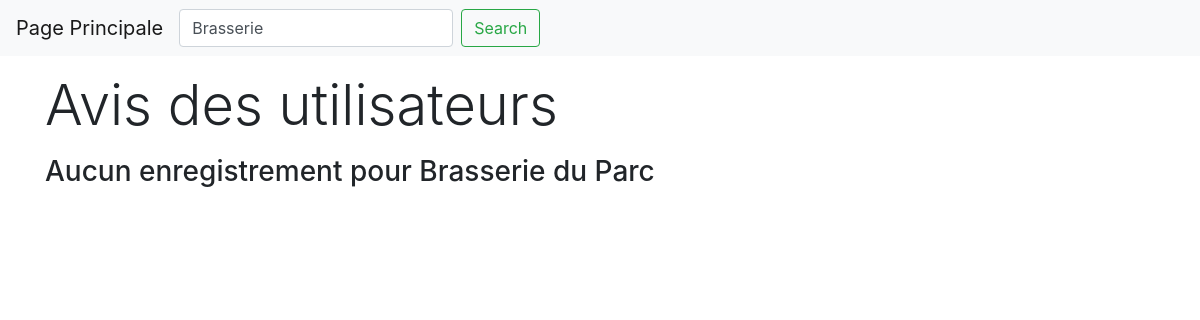
The page /Projet1.0/avis.php?search=Brasserie du Parc on the database as committed earlier.
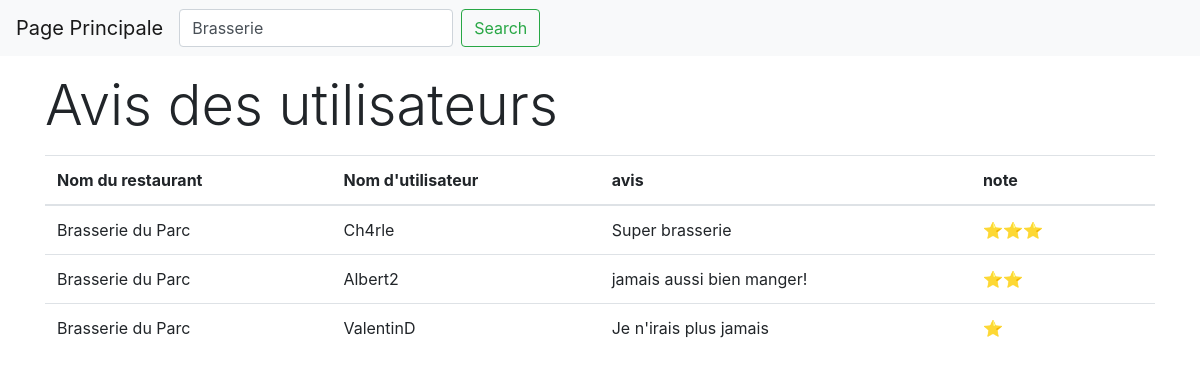
The same page on the database as committed later.
### tables this page shows
CREATE TABLE IF NOT EXISTS `avis` (
  `ID_avis` int(11) NOT NULL AUTO_INCREMENT,
  `pseudo_user` varchar(20) NOT NULL,
  `name_rest` varchar(120) NOT NULL,
  `note` smallint(6) NOT NULL,
  `avis` text NOT NULL,
  PRIMARY KEY (`ID_avis`),
  KEY `ID_rest` (`name_rest`),
  KEY `lien id-user` (`pseudo_user`)
);

### Projet1.0/avis.php (the view, shortened to what this page needs)
<?php
require 'partials/header_avis.php';
require 'src/tools.php';
$dbh = connect();
if (!isset($_GET['search'])) {
    $sql = "SELECT s.ID_avis, s.name_rest,s.avis, s.note,s.pseudo_user
    FROM avis s
    order by name_rest";
    $result = $dbh->prepare($sql);
}
else {
    $sql ="SELECT s.ID_avis, s.name_rest,s.avis, s.note, s.pseudo_user
    FROM avis s
    WHERE s.name_rest LIKE :search
    order by name_rest";
    $result = $dbh->prepare($sql);
    $result->bindValue('search', '%'.$_GET['search']. '%', PDO::PARAM_STR);
}
$result->execute();
$websites = $result->fetchAll()
?>
    <main class="container">
        <section id="listing">
            <h3 class="display-4 my-3">Avis des utilisateurs</h3>
            <div class="row">
                <div class="col-md-12">
                    <?php if (count($websites)) : ?>
                        <table class="table table-hover">
                            <thead>
                            <tr>
                                <th>Nom du restaurant</th>
                                <th>Nom d'utilisateur</th>
                                <th>avis</th>
                                <th>note</th>
                            </tr>
                            </thead>
                            <tbody>
                            <?php foreach ($websites as $website) : ?>
                                <tr>
                                    <td><?= $website->name_rest ?></td>
                                    <td><?= $website->pseudo_user ?></td>
                                    <td><?= $website->avis ?></td>
                                    <td><?= stars($website->note) ?></td>
                                </tr>
                            <?php endforeach; ?>
                            </tbody>
                        </table>
                    <?php else: ?>
                        <h3>Aucun enregistrement pour <?= $_GET['search'] ?></h3>
                    <?php endif; ?>
                </div>
            </div>
        </section>
    </main>
<?php
require 'partials/footer.php';
?>

### Projet1.0/src/tools.php (shortened to what this page needs)
<?php
function stars($arg) {
    $max = 5;
    $etoiles = '';
    for ($i = 1; $i <= $arg; $i++) {
        $etoiles .= '⭐';
    }
    $nbrEtoileGrise = $max - $arg;
    for ($i = 1; $i <= $nbrEtoileGrise; $i++) {
        $etoiles .= '<i class="icofont-star"></i>';
    }
    return $etoiles;
}

Rows that differ between the two databases and show on the page:
added avis: name_rest "Brasserie du Parc", pseudo_user "Ch4rle", avis "Super brasserie", note "⭐⭐⭐"
added avis: name_rest "Brasserie du Parc", pseudo_user "Albert2", avis "jamais aussi bien manger!", note "⭐⭐"
added avis: name_rest "Brasserie du Parc", pseudo_user "ValentinD", avis "Je n'irais plus jamais", note "⭐"
Other text that changed with them:
$_GET['search']: "Brasserie du Parc" → (not shown)
text no longer shown: "Aucun enregistrement pour"
text now shown: "Nom du restaurant Nom d'utilisateur avis note"
